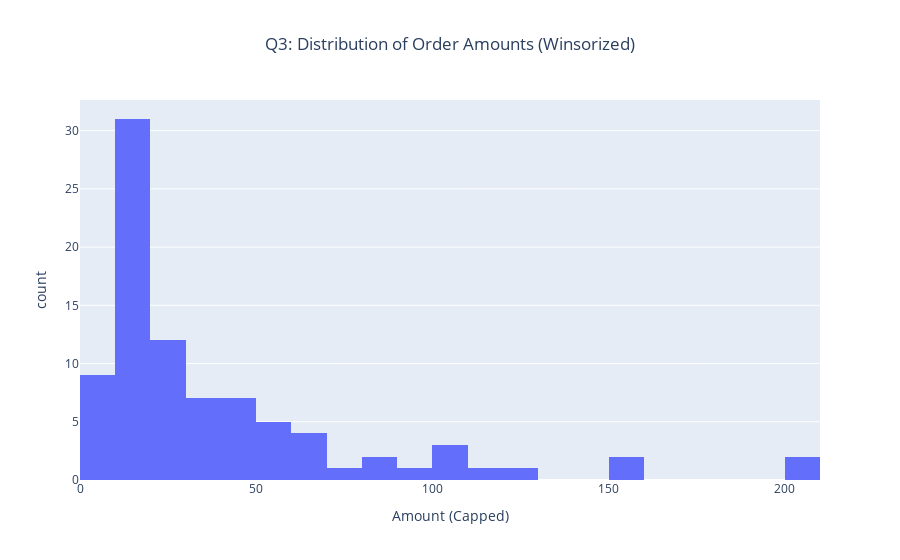

The notebook cell this image was saved under:
### Markdown cell above
**Key Findings:**
*   **Dominance:** Saudi Arabia (SA) is the primary market, generating ~2,750 in revenue compared to ~650 for UAE (AE).
*   **Volume:** SA orders volume is roughly 4x larger than AE.
*   **Action:** Marketing efforts should prioritize maintaining the SA market share while investigating growth opportunities in AE.

### Code cell
fig3 = px.histogram(
    df, 
    x="amount_winsor", 
    nbins=20,
    title="Q3: Distribution of Order Amounts (Winsorized)"
)
print("--- Amount Statistics (Winsorized) ---")
display(df["amount_winsor"].describe().to_frame())

fig3.update_layout(title_x=0.5, xaxis_title="Amount (Capped)")
fig3.show()
save_fig(fig3, "q3_amount_dist.png")

### Figure 1 — Plotly figure (JSON) as saved in the notebook; plotly's stock layout.template omitted (floating-point values rounded to 4 significant figures)
{"data": [{"bingroup": "x", "hovertemplate": "amount_winsor=%{x}<br>count=%{y}<extra></extra>", "legendgroup": "", "marker": {"color": "#636efa", "pattern": {"shape": ""}}, "name": "", "nbinsx": 20, "orientation": "v", "showlegend": false, "type": "histogram", "x": [12.5, 8.0, NaN, 25.0, 100.0, 15.75, 45.0, NaN, 19.99, 50.0, 120.5, 30.0, 4.35, 15.0, NaN, 60.0, 22.1, 10.0, 85.0, 12.0, 33.0, NaN, 14.5, 200.0, 5.5, 45.0, 18.0, 99.99, NaN, 12.5, 25.0, 10.0, 30.0, 7.5, 150.0, 22.0, 11.0, 40.0, 19.5, 55.0, 12.0, NaN, 28.0, 14.0, 100.0, 9.99, 65.0, 25.0, 18.5, 42.0, 13.0, 31.5, 80.0, 21.0, NaN, 17.5, 50.0, 9.0, 110.0, 24.0, 15.5, 75.0, NaN, 12.0, 33.0, 40.0, 19.99, NaN, 14.5, 60.0, 25.0, 10.0, 5.0, 200.0, 12.5, 44.0, 18.0, NaN, 29.9, 15.0, 50.0, 8.5, 100.0, 22.0, 14.0, 35.0, 19.0, 60.0, 12.5, NaN, 45.0, NaN, 10.0, 25.0, 150.0, 18.5, 30.0, 7.0, 55.0, 12.0], "xaxis": "x", "yaxis": "y"}], "layout": {"barmode": "relative", "legend": {"tracegroupgap": 0}, "title": {"text": "Q3: Distribution of Order Amounts (Winsorized)", "x": 0.5}, "xaxis": {"anchor": "y", "domain": [0, 1], "title": {"text": "Amount (Capped)"}}, "yaxis": {"anchor": "x", "domain": [0, 1], "title": {"text": "count"}}}}
